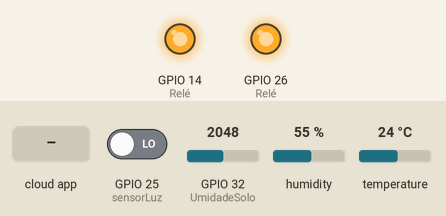
This sketch was run on a simulated ESP32. Parts: output pins drawn as LEDs (lit = HIGH). Inputs (shaded band) come from the test bench; at power-on: GPIO 25 (sensorLuz) LOW, GPIO 32 (UmidadeSolo) = 2048, humidity 55 %, temperature 24 °C. WiFi joins after 1.5 s; servers stay silent unless stated; the local clock reads 2024-03-15 10:24:30 at power-on unless the sketch sets it; the Firebase database answers and starts empty; what the sketch prints to the serial monitor is not drawn.

Above: at 2.7 s.
2.8 s: the phone or cloud app sets horaInicio to 1
At 10.2 s:
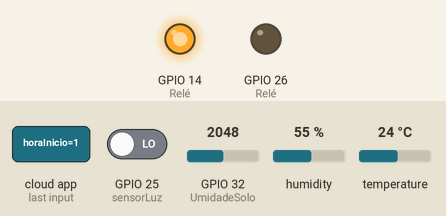
22.6 s: the phone or cloud app sets suspenderLampada to 1
At 28.0 s:
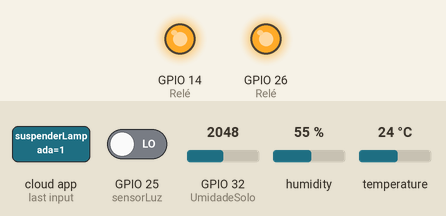
46.5 s: the phone or cloud app sets suspenderLampada to 0
At 51.3 s:
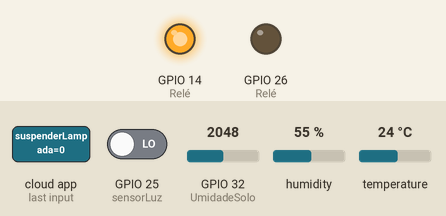
52.4 s: the phone or cloud app sets horaInicio to 0
At 57.5 s:
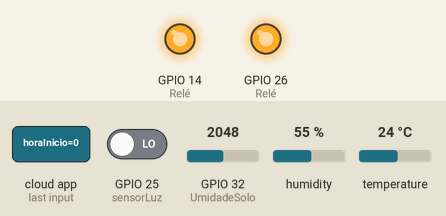
Timing chart, 0 to 59.0 s (numbered marks = the images above; inputs shaded):
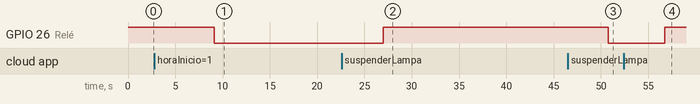

The sketch:

CodigoEsp32.ino
```cpp
#include <dht11.h> //Biblioteca DHT
#include <WiFi.h> //Biblioteca Wifi
#include <time.h> // Biblioteca para pegar a hora atual
#include <Firebase_ESP_Client.h> //Biblioteca para conectar com o banco de dados(FIREBASE)

/* 1. Define the WiFi credentials para conectar na rede Wifi*/
#define WIFI_SSID "************"
#define WIFI_PASSWORD "**********"

/* 2. Define the API Key para conectar com o banco de dados*/
#define API_KEY "************************************"

/* 3. Define o usuário e senha para a conexão do projeto */
#define USER_EMAIL "******************"
#define USER_PASSWORD "*********************"

/* 4. Define the RTDB URL */
#define DATABASE_URL "******************************"

// Define Firebase Data object
FirebaseData fbdo;
FirebaseAuth auth;
FirebaseConfig config;

// Definição das entradas e saídas
#define DHT11PIN 27
const int UmidadeSolo = 32;
const int sensorLuz = 25; //sensor de luz
dht11 DHT11;

// Declaração das variáveis
float temperatura_antiga = -10;

int luminosidade;
int luminosidade_antiga = -10;
String luminosidadeString;
int estadoLuz;

int umidade;
int umidadeMinima;
float umidadeTratado;
float umidadeTratado_antiga = -10;

int umidadeAr_antiga = -5;
int suspenderLampada;
int suspenderIrrigacao;

int horaAtual;
int minutoAtual;

String dataTratado, horaTratado;

String horaInicio, horaFim;

int dia, mes, ano = 0;

int horaInicioTratado;
int minutoInicioTratado;

int horaFimTratado;
int minutoFimTratado;

int travaIrrigacao;
int habilitarTravaIrrigacao;

int umidadeMinimaAux = 35;
int horaInicioAux = 8;
int minutoInicioAux = 0;
int horaFimAux = 20;
int minutoFimAux = 0;
int suspenderLampadaAux = 0;
int suspenderIrrigacaoAux = 0;
int habilitarTravaIrrigacaoAux = 1;

unsigned long timerTravaIrrigacao;
unsigned long timerirrigacao = -1;

unsigned long sendDataPrevMillis = 0;
unsigned long sendDataPrevMillisHist = 0;

const char* ntpServer = "pool.ntp.org";
const long gmtOffset_sec = -3 * 3600; // GMT-3
const int daylightOffset_sec = 0; // Sem horário de verão

void setup() {
  //Configuração dos terminais
  pinMode(26, OUTPUT); //Relé
  pinMode(14, OUTPUT); //Relé
  pinMode(sensorLuz, INPUT);

  digitalWrite(26, HIGH);
  digitalWrite(14, HIGH);

  Serial.begin(115200); //Define velocidade de operação

  //Conexão com Wifi
  WiFi.begin(WIFI_SSID, WIFI_PASSWORD);

  Serial.print("Connecting to Wi-Fi");
  while (WiFi.status() != WL_CONNECTED)
  {
    Serial.print(".");
    delay(300);
  }
  Serial.println();
  Serial.print("Connected with IP: ");
  Serial.println(WiFi.localIP());
  Serial.println();

  //Configuração Firebase
  config.api_key = API_KEY;

  auth.user.email = USER_EMAIL;
  auth.user.password = USER_PASSWORD;

  config.database_url = DATABASE_URL;

  Firebase.reconnectNetwork(true);

  fbdo.setBSSLBufferSize(4096, 1024);
  fbdo.setResponseSize(2048);

  Firebase.begin(&config, &auth);
  Firebase.setDoubleDigits(5);

  config.timeout.serverResponse = 10 * 1000;

  configTime(gmtOffset_sec, daylightOffset_sec, ntpServer); // Configurações de horário
}

void verificarHorario() {
  struct tm timeinfo;
  if (!getLocalTime(&timeinfo)) {
      Serial.println("Failed to obtain time");
      horaInicioTratado = horaInicioAux;
      minutoInicioTratado = minutoInicioAux;
      horaFimTratado = horaFimAux;
      minutoFimTratado = minutoFimAux;
    } else {
      horaAtual = timeinfo.tm_hour;
      minutoAtual = timeinfo.tm_min;

      dia = timeinfo.tm_mday;
      mes = timeinfo.tm_mon + 1;
      ano = timeinfo.tm_year + 1900;

      // Extrai a parte da hora e converte para int
      horaInicioTratado = horaInicio.substring(0, 2).toInt();
      minutoInicioTratado = horaInicio.substring(3, 5).toInt();

      horaFimTratado = horaFim.substring(0, 2).toInt();
      minutoFimTratado = horaFim.substring(3, 5).toInt();
    }


  //Serial.println("Hora atual: " + horaAtual + ":" + minutoAtual);
  Serial.println("Hora atual: " + String(horaAtual) + ":" + String(minutoAtual));

  if (suspenderLampada == 0) {
    // Determina se o intervalo cruza a meia-noite
    bool horarioInvertido = horaInicioTratado > horaFimTratado;

    // Verifica se a lâmpada deve estar ligada
    bool lampadaLigada = false;
    if (horarioInvertido) {
      // Intervalo cruza a meia-noite (ex: das 22:00 às 06:00)
      lampadaLigada =
        (horaAtual > horaInicioTratado || (horaAtual == horaInicioTratado && minutoAtual >= minutoInicioTratado)) ||
        (horaAtual < horaFimTratado || (horaAtual == horaFimTratado && minutoAtual <= minutoFimTratado));
    } else {
      // Intervalo normal (ex: das 08:00 às 20:00)
      lampadaLigada =
        (horaAtual > horaInicioTratado || (horaAtual == horaInicioTratado && minutoAtual >= minutoInicioTratado)) &&
        (horaAtual < horaFimTratado || (horaAtual == horaFimTratado && minutoAtual <= minutoFimTratado));
    }

    // Controle do relé da lâmpada
    if (lampadaLigada) {
      Serial.println("Estado da lâmpada: Ligada");
      digitalWrite(26, LOW); // Liga o relé
    } else {
      Serial.println("Estado da lâmpada: Desligada");
      digitalWrite(26, HIGH); // Desliga o relé
    }
  } else {
    Serial.println("Trava de acionamento da lâmpada ativada!");
    Serial.println("Estado da lâmpada: Desligada");
    digitalWrite(26, HIGH); // Força o desligamento da lâmpada
  }
}

void loop() {

  estadoLuz = digitalRead(sensorLuz);

  if (digitalRead(sensorLuz) == HIGH) {
    luminosidade = 0;
  } else {
    luminosidade = 1;
  }

  int chk = DHT11.read(DHT11PIN);

  umidade = 4095 - analogRead(UmidadeSolo);
  umidadeTratado = map((int)umidade, 0, 4095, 0, 100);

  if (Firebase.ready() && (millis() - sendDataPrevMillis > 5000 || sendDataPrevMillis == 0)) {
    sendDataPrevMillis = millis();

    //Funções para enviar dados
    if (abs((float)DHT11.humidity - umidadeAr_antiga) > 1) {
      if (Firebase.RTDB.setInt(&fbdo, "/umidadeAr", (float)DHT11.humidity)) {
        umidadeAr_antiga = (float)DHT11.humidity;
      } else {
        Serial.println("FAILED: " + fbdo.errorReason());
      }
    }

    if (abs((float)DHT11.temperature - temperatura_antiga) > 1) {
      if (Firebase.RTDB.setInt(&fbdo, "/temperaturaAr", (float)DHT11.temperature)) {

        temperatura_antiga = (float)DHT11.temperature;
      } else {
        Serial.println("FAILED: " + fbdo.errorReason());
      }
    }

    if (abs(umidadeTratado - umidadeTratado_antiga) > 2) {
      if (Firebase.RTDB.setInt(&fbdo, "/umidadeSolo", (int)umidadeTratado)) {

        umidadeTratado_antiga = umidadeTratado;
      } else {
        Serial.println("FAILED: " + fbdo.errorReason());
      }
    }

    if (abs(luminosidade - luminosidade_antiga) > 0) {
      if (Firebase.RTDB.setInt(&fbdo, "/luminosidade", (int)luminosidade)) {
        luminosidade_antiga = luminosidade;
      } else {
        Serial.println("FAILED: " + fbdo.errorReason());
      }
    }
    ////////////////////////////////////////////////////////////////////////

    //Funções para pegar dados
    if(!Firebase.RTDB.getString(&fbdo, "config/horaInicio", &horaInicio))
    {
        Serial.println(fbdo.errorReason().c_str());
    }

    //-------------------------------------------------------

    if(!Firebase.RTDB.getString(&fbdo, "config/horaFim", &horaFim))
    {
        Serial.println(fbdo.errorReason().c_str());

    }

    //-------------------------------------------------------

    if(!Firebase.RTDB.getInt(&fbdo, "config/umidadeMinima", &umidadeMinima))
    {
        Serial.println(fbdo.errorReason().c_str());
        umidadeMinima = umidadeMinimaAux;
    }

    //-------------------------------------------------------

    if(!Firebase.RTDB.getInt(&fbdo, "config/suspenderLampada", &suspenderLampada))
    {
        Serial.println(fbdo.errorReason().c_str());
        suspenderLampada = suspenderLampadaAux;
    }

    //-------------------------------------------------------

    if(!Firebase.RTDB.getInt(&fbdo, "config/suspenderIrrigacao", &suspenderIrrigacao))
    {
        Serial.println(fbdo.errorReason().c_str());
        suspenderIrrigacao = suspenderIrrigacaoAux;
    }

    if(!Firebase.RTDB.getInt(&fbdo, "config/travaIrrigacao", &habilitarTravaIrrigacao))
    {
        Serial.println(fbdo.errorReason().c_str());
        habilitarTravaIrrigacao = habilitarTravaIrrigacaoAux;
    }
  }

  verificarHorario();

  if (Firebase.ready() && (millis() - sendDataPrevMillisHist > 1800000 || sendDataPrevMillisHist == 0)) {
    sendDataPrevMillisHist = millis();

    // Cria um caminho exclusivo para a medição
    String path = "/historico/";
    dataTratado = (dia < 10 ? "0" + String(dia) : String(dia)) + "/" + (mes < 10 ? "0" + String(mes) : String(mes)) + "/" + String(ano);
    horaTratado = (horaAtual < 10 ? "0" + String(horaAtual) : String(horaAtual)) + ":" + (minutoAtual < 10 ? "0" + String(minutoAtual) : String(minutoAtual));
    luminosidadeString = luminosidade;

    // Envia os dados ao Firebase
    FirebaseJson json;
    json.set("Umidade Solo", (int)umidadeTratado);
    json.set("Umidade Ar", (int)DHT11.humidity);
    json.set("Temperatura", (int)DHT11.temperature);
    json.set("Lâmpada", luminosidadeString);
    json.set("Horário", horaTratado);
    json.set("Data", dataTratado );

    if (Firebase.RTDB.pushJSON(&fbdo, path.c_str(), &json)) {
      Serial.println("Dados enviados com sucesso.");
    } else {
      Serial.println("Erro ao enviar dados: " + fbdo.errorReason());
    }
  }

  // Exibe o estado da luz no monitor serial
  Serial.print("Luminosidade: ");
  if (luminosidade == 1) {
    Serial.println("Luz detectada");
  } else {
    Serial.println("Escuro detectado");
  }

  Serial.print("Umidade do Solo(valor): ");
  Serial.println(umidade);

  Serial.print("Umidade minima: ");
  Serial.println(umidadeMinima);

  Serial.print("O valor da umidade do ar é: ");
  Serial.println((float)DHT11.humidity, 2);

  Serial.print("A temperatura do ar é: ");
  Serial.println((float)DHT11.temperature, 2);

  Serial.print("A umidade do solo: ");
  Serial.println(umidadeTratado);

  Serial.print("Trava pós irrigação: ");
  Serial.println(habilitarTravaIrrigacao);

  if(habilitarTravaIrrigacao == 0){
    travaIrrigacao = 0;
  }

  if (suspenderIrrigacao == 0) {
    if (travaIrrigacao == 0) { // Verifica se a trava está desativada
        if ((int)umidadeTratado < umidadeMinima) {
            digitalWrite(14, LOW);
            Serial.println("Estado da Torneira: Aberto");
            delay(10000); // Liga a irrigação por 10 segundos

            // Ativa a trava e registra o tempo
            if(habilitarTravaIrrigacao == 1){
              travaIrrigacao = 1;
              timerTravaIrrigacao = millis();
            }

            digitalWrite(14, HIGH);
        } else {
            digitalWrite(14, HIGH);
            Serial.println("Estado da Torneira: Fechado");
        }
    } else {
        if (millis() - timerTravaIrrigacao > 300000) { // 5 minutos em milissegundos
          travaIrrigacao = 0; // Libera a trava
          Serial.println("Trava pós irrigação liberada!");
          Serial.println("Estado da Torneira: Fechado");
        } else{
          Serial.println("Irrigação em espera devido à trava pós irrigação");
          digitalWrite(14, HIGH);
        }
    }

  } else {
      Serial.println("Irrigação em espera devido à suspensão.");
      digitalWrite(14, HIGH);
  }

  Serial.print("Acionamento da lâmpada: " + horaInicio);

  //Guarda as configurações caso a conexão seja interrompida
  umidadeMinimaAux = umidadeMinima;
  horaInicioAux = horaInicioTratado;
  minutoInicioAux = minutoInicioTratado;
  horaFimAux = horaFimTratado;
  minutoFimAux = minutoFimTratado;
  suspenderLampadaAux = suspenderLampada;
  suspenderIrrigacaoAux = suspenderIrrigacao;
  habilitarTravaIrrigacaoAux = habilitarTravaIrrigacao;

  Serial.println();
  Serial.println("+++++++++++++++++++++++++++++++++++++++++++++++");
  Serial.println();
  delay(5000);
}
```

Measured:
- after the input at 2.8 s, GPIO 26 (Relé): HIGH → LOW after 6.3 s
- after the input at 22.6 s, GPIO 26 (Relé): LOW → HIGH after 4.4 s
- after the input at 46.5 s, GPIO 26 (Relé): HIGH → LOW after 4.3 s
- after the input at 52.4 s, GPIO 26 (Relé): LOW → HIGH after 4.3 s
